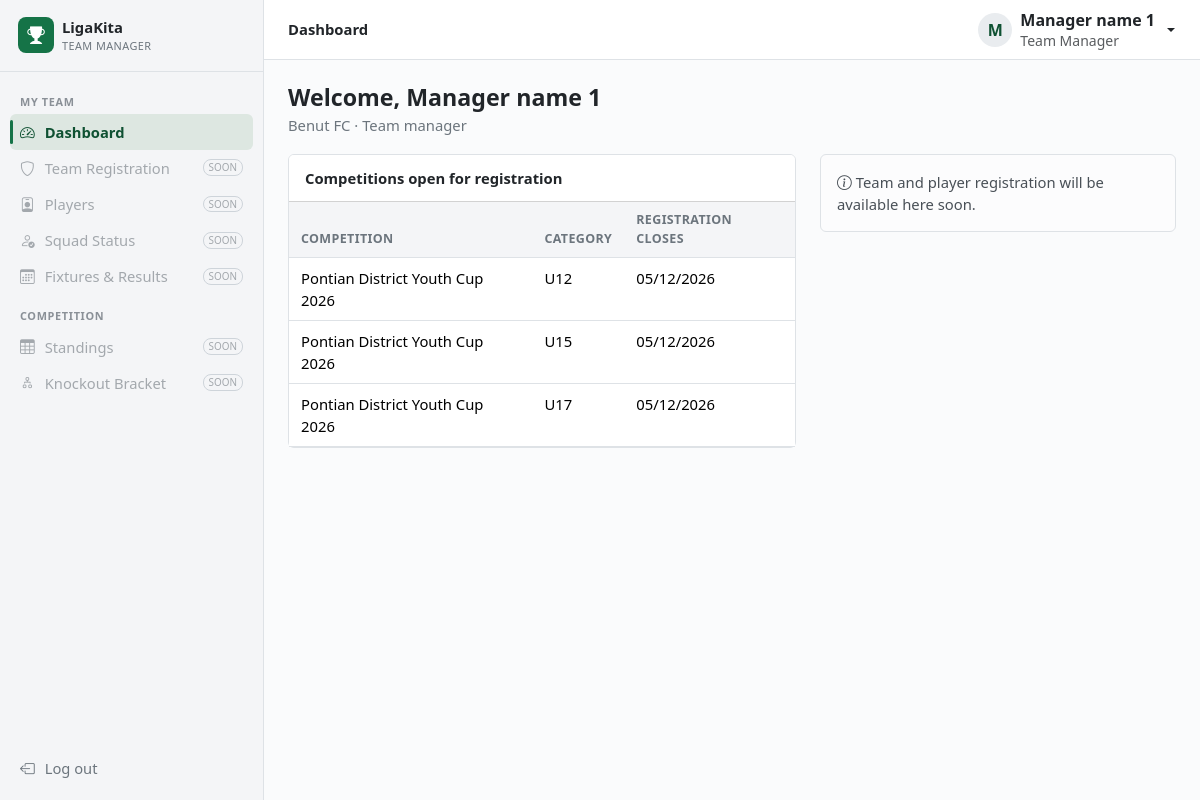
/manager/index.php (signed in), run on the app's committed database.
### tables this page shows
CREATE TABLE `users` (
  `user_id` INT NOT NULL AUTO_INCREMENT COMMENT 'Unique user identification number',
  `full_name` VARCHAR(100) NOT NULL COMMENT 'Full name of the user',
  `username` VARCHAR(50) NOT NULL COMMENT 'Name used to log in',
  `password_hash` VARCHAR(255) NOT NULL COMMENT 'Hashed password',
  `role` ENUM('admin', 'team_manager') NOT NULL COMMENT 'Role of the user',
  `phone` VARCHAR(15) NOT NULL COMMENT 'Mobile phone number',
  `email` VARCHAR(100) NULL COMMENT 'E-mail address',
  `club_name` VARCHAR(150) NULL COMMENT 'Club that a team manager represents',
  `status` ENUM('active', 'inactive') NOT NULL DEFAULT 'active' COMMENT 'Whether the account can log in',
  `must_change_pw` TINYINT(1) NOT NULL DEFAULT 0 COMMENT 'Forces a password change at first login',
  `created_at` DATETIME NOT NULL DEFAULT CURRENT_TIMESTAMP COMMENT 'Date and time the account was created',
  PRIMARY KEY (`user_id`),
  UNIQUE KEY `uq_users_username` (`username`)
);

CREATE TABLE `categories` (
  `category_id` INT NOT NULL AUTO_INCREMENT COMMENT 'Unique category identification number',
  `competition_id` INT NOT NULL COMMENT 'Competition that the category belongs to',
  `name` VARCHAR(20) NOT NULL COMMENT 'Name of the category',
  `born_on_or_after` DATE NOT NULL COMMENT 'Earliest date of birth allowed',
  `min_squad` TINYINT(2) NOT NULL COMMENT 'Minimum number of players per team',
  `max_squad` TINYINT(2) NOT NULL COMMENT 'Maximum number of players per team',
  `half_minutes` TINYINT(2) NOT NULL COMMENT 'Length of each half in minutes',
  `reg_closes` DATE NOT NULL COMMENT 'Last day for team registration',
  PRIMARY KEY (`category_id`),
  CONSTRAINT `fk_categories_competition_id` FOREIGN KEY (`competition_id`) REFERENCES `competitions` (`competition_id`) ON DELETE RESTRICT,
  UNIQUE KEY `uq_categories_name` (`competition_id`, `name`)
);

CREATE TABLE `competitions` (
  `competition_id` INT NOT NULL AUTO_INCREMENT COMMENT 'Unique competition identification number',
  `created_by` INT NOT NULL COMMENT 'Administrator who created the competition',
  `name` VARCHAR(150) NOT NULL COMMENT 'Name of the competition',
  `season` YEAR NOT NULL COMMENT 'Season of the competition',
  `organiser` VARCHAR(150) NULL COMMENT 'Organising body',
  `format` ENUM('league', 'knockout', 'group_knockout') NOT NULL COMMENT 'Competition format',
  `start_date` DATE NOT NULL COMMENT 'First day of the competition',
  `end_date` DATE NOT NULL COMMENT 'Last day of the competition',
  `description` TEXT NULL COMMENT 'Notes about the competition',
  `status` ENUM('upcoming', 'ongoing', 'completed') NOT NULL DEFAULT 'upcoming' COMMENT 'Stage of the competition',
  PRIMARY KEY (`competition_id`),
  CONSTRAINT `fk_competitions_created_by` FOREIGN KEY (`created_by`) REFERENCES `users` (`user_id`) ON DELETE RESTRICT
);

### includes/helpers.php (called while the page is built, shortened)
<?php
function e(?string $value): string
{
    return htmlspecialchars((string) $value, ENT_QUOTES, 'UTF-8');
}
function url(string $path = ''): string
{
    return BASE_URL . '/' . ltrim($path, '/');
}
function csrf_token(): string
{
    return $_SESSION['csrf'];
}
function format_date(?string $ymd): string
{
    return $ymd ? date('d/m/Y', strtotime($ymd)) : '–';
}

### includes/auth.php (called while the page is built, shortened)
<?php
function current_user(): ?array
{
    return $_SESSION['user'] ?? null;
}
function home_for(array $user): string
{
    return $user['role'] === 'admin' ? 'admin/index.php' : 'manager/index.php';
}

### manager/index.php (the view, shortened to what this page needs)
<?php
require __DIR__ . '/../includes/init.php';
$user = require_login('team_manager');
$s = $pdo->prepare('SELECT club_name FROM users WHERE user_id = ?');
$s->execute([$user['user_id']]);
$club = $s->fetchColumn();
$open = $pdo->query("SELECT c.name AS comp, k.name AS cat, k.reg_closes FROM categories k JOIN competitions c ON c.competition_id = k.competition_id
                     WHERE k.reg_closes >= CURDATE() ORDER BY k.reg_closes, c.name, k.name")->fetchAll();
$pageTitle = 'Dashboard';
$active = 'Dashboard';
require __DIR__ . '/../includes/header.php';
?>
<div class="page-head">
    <h1>Welcome, <?= e($user['full_name']) ?></h1>
    <p><?= $club ? e($club) . ' · ' : '' ?>Team manager</p>
</div>
<div class="row g-4">
    <div class="col-lg-7">
        <div class="card">
            <div class="card-header">Competitions open for registration</div>
            <div class="table-responsive">
                <table class="table mb-0">
                    <thead><tr><th>Competition</th><th>Category</th><th>Registration closes</th></tr></thead>
                    <tbody>
                    <?php foreach ($open as $o): ?>
                        <tr><td><?= e($o['comp']) ?></td><td><?= e($o['cat']) ?></td><td><?= format_date($o['reg_closes']) ?></td></tr>
                    <?php endforeach; ?>
                    </tbody>
                </table>
            </div>
        </div>
    </div>
    <div class="col-lg-5">
        <div class="alert alert-light border"><i class="bi bi-info-circle me-1"></i>Team and player registration will be available here soon.</div>
    </div>
</div>
<?php require __DIR__ . '/../includes/footer.php'; ?>

### includes/header.php (shortened to what this page needs)
<?php
$user = current_user();
$isAdmin = $user['role'] === 'admin';
$menu = $isAdmin ? [
    'Main' => [['Dashboard', 'admin/index.php', 'speedometer2']],
    'Competition setup' => [
        ['Competitions', 'admin/competitions.php', 'trophy'],
        ['Categories', 'admin/categories.php', 'diagram-3'],
        ['Competition Rules', 'admin/rules.php', 'list-ol'],
        ['Groups', 'admin/groups.php', 'grid-3x2-gap'],
        ['Venues & Match Slots', 'admin/venues.php', 'geo-alt'],
    ],
    'Teams' => [
        ['Registrations', null, 'clipboard-check'],
        ['Team Manager Accounts', 'admin/accounts.php', 'people'],
    ],
    'Matches' => [
        ['Fixtures & Brackets', null, 'calendar3'],
        ['Match Results', null, 'pencil-square'],
        ['Knockout Progression', null, 'diagram-2'],
        ['Standings', null, 'table'],
    ],
    'Reports' => [['Reports', null, 'file-earmark-bar-graph']],
] : [
    'My team' => [
        ['Dashboard', 'manager/index.php', 'speedometer2'],
        ['Team Registration', null, 'shield'],
        ['Players', null, 'person-badge'],
        ['Squad Status', null, 'person-check'],
        ['Fixtures & Results', null, 'calendar3'],
    ],
    'Competition' => [
        ['Standings', null, 'table'],
        ['Knockout Bracket', null, 'diagram-2'],
    ],
];
?>
<!doctype html>
<html lang="en">
<head>
    <link href="<?= url('assets/vendor/bootstrap/css/bootstrap.min.css') ?>" rel="stylesheet">
    <link href="<?= url('assets/vendor/bootstrap-icons/bootstrap-icons.min.css') ?>" rel="stylesheet">
    <link href="<?= url('assets/css/app.css') ?>" rel="stylesheet">
</head>
<body class="app">
<div class="d-flex">
    <nav id="sidebar" class="sidebar d-flex flex-column">
        <a class="brand d-flex align-items-center gap-2" href="<?= url(home_for($user)) ?>">
            <span class="brand-logo"><i class="bi bi-trophy-fill"></i></span>
            <span><strong>LigaKita</strong><small><?= $isAdmin ? 'ADMINISTRATOR' : 'TEAM MANAGER' ?></small></span>
        </a>
        <div class="menu flex-grow-1">
            <?php foreach ($menu as $section => $items): ?>
                <div class="menu-section"><?= e($section) ?></div>
                <?php foreach ($items as [$label, $link, $icon]): ?>
                    <?php if ($link === null): ?>
                        <span class="menu-item disabled" title="Coming in a later module"><i class="bi bi-<?= $icon ?>"></i><?= e($label) ?><span class="soon">soon</span></span>
                    <?php else: ?>
                        <a class="menu-item <?= ($active ?? '') === $label ? 'active' : '' ?>" href="<?= url($link) ?>"><i class="bi bi-<?= $icon ?>"></i><?= e($label) ?></a>
                    <?php endif; ?>
                <?php endforeach; ?>
            <?php endforeach; ?>
        </div>
        <a class="menu-item logout" href="<?= url('logout.php?csrf=' . csrf_token()) ?>"><i class="bi bi-box-arrow-left"></i>Log out</a>
    </nav>
    <div class="main flex-grow-1">
        <header class="topbar d-flex align-items-center gap-3">
            <div class="crumb flex-grow-1"><?= e($crumb ?? $pageTitle) ?></div>
            <div class="dropdown">
                <button class="user d-flex align-items-center gap-2 btn btn-link text-decoration-none text-reset p-0 dropdown-toggle" type="button" data-bs-toggle="dropdown" aria-expanded="false">
                    <span class="avatar"><?= e(strtoupper(substr($user['full_name'], 0, 1))) ?></span>
                    <span class="d-none d-sm-block lh-sm text-start"><strong><?= e($user['full_name']) ?></strong><br><small class="text-muted"><?= $isAdmin ? 'Administrator' : 'Team Manager' ?></small></span>
                </button>
            </div>
        </header>
        <main class="content">

### includes/footer.php (shortened to what this page needs)
        </main>
    </div>
</div>
</body>
</html>

### assets/css/app.css (style rules this page uses)
:root { --lk-green: #157347; --lk-green-dark: #0f5132; --lk-sidebar: #f4f5f7; --lk-border: #dee2e6; }
body.app { background: #fafbfc; font-size: .925rem; }
.sidebar { width: 264px; min-height: 100vh; background: var(--lk-sidebar); border-right: 1px solid var(--lk-border); position: sticky; top: 0; height: 100vh; overflow-y: auto; flex-shrink: 0; }
.brand { padding: 16px 18px; border-bottom: 1px solid var(--lk-border); color: inherit; text-decoration: none; }
.brand small { display: block; font-size: .68rem; letter-spacing: .04em; color: #6c757d; }
.brand-logo { width: 36px; height: 36px; border-radius: 8px; background: var(--lk-green); color: #fff; display: inline-flex; align-items: center; justify-content: center; font-size: 1.1rem; }
.menu { padding: 8px 10px; }
.menu-section { font-size: .68rem; font-weight: 700; letter-spacing: .06em; text-transform: uppercase; color: #8a9097; padding: 14px 10px 4px; }
.menu-item { display: flex; align-items: center; gap: 10px; padding: 7px 10px; border-radius: 6px; color: #343a40; text-decoration: none; position: relative; white-space: nowrap; font-size: .92rem; }
.menu-item.active { background: #dde7e1; color: var(--lk-green-dark); font-weight: 600; }
.menu-item.active::before { content: ""; position: absolute; left: 0; top: 6px; bottom: 6px; width: 3px; border-radius: 2px; background: var(--lk-green); }
.menu-item.disabled { color: #a3a8ad; cursor: default; }
.menu-item .soon { margin-left: auto; flex-shrink: 0; font-size: .62rem; text-transform: uppercase; border: 1px solid #ced4da; border-radius: 8px; padding: 0 5px; }
.menu-item.logout { margin: 8px 10px 14px; color: #6c757d; }
.topbar { height: 60px; background: #fff; border-bottom: 1px solid var(--lk-border); padding: 0 24px; position: sticky; top: 0; z-index: 10; }
.topbar .crumb { font-weight: 600; }
.avatar { width: 34px; height: 34px; border-radius: 50%; background: #e9ecef; display: inline-flex; align-items: center; justify-content: center; font-weight: 700; color: var(--lk-green-dark); }
.content { padding: 24px; max-width: 1280px; }
.page-head h1 { font-size: 1.45rem; font-weight: 700; margin-bottom: 2px; }
.page-head p { color: #6c757d; margin-bottom: 18px; }
.card { border-color: var(--lk-border); }
.card-header { background: #fff; font-weight: 700; padding: 12px 16px; }
.table > :not(caption) > * > * { padding: .55rem .75rem; }
.table thead th { font-size: .78rem; text-transform: uppercase; letter-spacing: .03em; color: #6c757d; background: #f4f5f7; }
.main { min-width: 0; }
.topbar .crumb { min-width: 0; overflow: hidden; text-overflow: ellipsis; white-space: nowrap; }

### data on the page
users: club_name "Benut FC"
categories: competition.name "Pontian District Youth Cup 2026", name "U12", reg_closes "05/12/2026"
categories: competition.name "Pontian District Youth Cup 2026", name "U15", reg_closes "05/12/2026"
categories: competition.name "Pontian District Youth Cup 2026", name "U17", reg_closes "05/12/2026"

### other printed values
$section "MY TEAM"
$label "Dashboard"
$label "Team Registration"
$label "Players"
$label "Squad Status"
$label "Fixtures & Results"
$section "COMPETITION"
$label "Standings"
$label "Knockout Bracket"
$crumb "Dashboard"
substr($user['full_name'], 0, 1) "M"
$user['full_name'] "Manager name 1"
